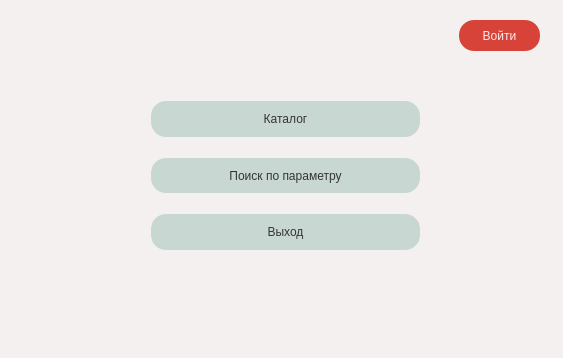
<?xml version="1.0" encoding="UTF-8"?>
<ui version="4.0">
 <class>MainWindowClass</class>
 <widget class="QMainWindow" name="MainWindowClass">
  <property name="geometry">
   <rect>
    <x>0</x>
    <y>0</y>
    <width>563</width>
    <height>358</height>
   </rect>
  </property>
  <property name="windowTitle">
   <string>Каталог</string>
  </property>
  <property name="styleSheet">
   <string notr="true">background-color: rgb(244, 240, 239);
font: 600 9pt &quot;Montserrat&quot;;</string>
  </property>
  <widget class="QWidget" name="centralWidget">
   <widget class="QWidget" name="pushButtons" native="true">
    <property name="geometry">
     <rect>
      <x>140</x>
      <y>90</y>
      <width>291</width>
      <height>171</height>
     </rect>
    </property>
    <property name="sizePolicy">
     <sizepolicy hsizetype="Fixed" vsizetype="Fixed">
      <horstretch>0</horstretch>
      <verstretch>0</verstretch>
     </sizepolicy>
    </property>
    <property name="styleSheet">
     <string notr="true"/>
    </property>
    <layout class="QVBoxLayout" name="verticalLayout">
     <item>
      <widget class="QPushButton" name="catalogPushButton">
       <property name="sizePolicy">
        <sizepolicy hsizetype="Minimum" vsizetype="Preferred">
         <horstretch>0</horstretch>
         <verstretch>0</verstretch>
        </sizepolicy>
       </property>
       <property name="styleSheet">
        <string notr="true">QPushButton:hover
{
	background-color: #9AB6AC;
}
QPushButton{
	color: rgb(55, 51, 53);
	font: 600 11pt &quot;Montserrat&quot;;
	border-radius: 15px;
	border-style: solid;
	border-width: 0px;
	background-color: rgb(200, 215, 210);
	padding: 5px;
}
</string>
       </property>
       <property name="text">
        <string>Каталог</string>
       </property>
      </widget>
     </item>
     <item>
      <spacer name="verticalSpacer">
       <property name="orientation">
        <enum>Qt::Orientation::Vertical</enum>
       </property>
       <property name="sizeType">
        <enum>QSizePolicy::Policy::Fixed</enum>
       </property>
       <property name="sizeHint" stdset="0">
        <size>
         <width>5</width>
         <height>15</height>
        </size>
       </property>
      </spacer>
     </item>
     <item>
      <widget class="QPushButton" name="searchPushButton">
       <property name="sizePolicy">
        <sizepolicy hsizetype="Minimum" vsizetype="Preferred">
         <horstretch>0</horstretch>
         <verstretch>0</verstretch>
        </sizepolicy>
       </property>
       <property name="styleSheet">
        <string notr="true">QPushButton:hover
{
	background-color: #9AB6AC;
}
QPushButton{
	color: rgb(55, 51, 53);
	font: 600 11pt &quot;Montserrat&quot;;
	border-radius: 15px;
	border-style: solid;
	border-width: 0px;
	background-color: rgb(200, 215, 210);
	padding: 5px;
}</string>
       </property>
       <property name="text">
        <string>Поиск по параметру</string>
       </property>
      </widget>
     </item>
     <item>
      <spacer name="verticalSpacer_2">
       <property name="orientation">
        <enum>Qt::Orientation::Vertical</enum>
       </property>
       <property name="sizeType">
        <enum>QSizePolicy::Policy::Fixed</enum>
       </property>
       <property name="sizeHint" stdset="0">
        <size>
         <width>20</width>
         <height>15</height>
        </size>
       </property>
      </spacer>
     </item>
     <item>
      <widget class="QPushButton" name="exitPushButton">
       <property name="sizePolicy">
        <sizepolicy hsizetype="Minimum" vsizetype="Preferred">
         <horstretch>0</horstretch>
         <verstretch>0</verstretch>
        </sizepolicy>
       </property>
       <property name="styleSheet">
        <string notr="true">QPushButton:hover
{
	background-color: #9AB6AC;
}
QPushButton{
	color: rgb(55, 51, 53);
	font: 600 11pt &quot;Montserrat&quot;;
	border-radius: 15px;
	border-style: solid;
	border-width: 0px;
	background-color: rgb(200, 215, 210);
	padding: 5px;
}
</string>
       </property>
       <property name="text">
        <string>Выход</string>
       </property>
      </widget>
     </item>
    </layout>
   </widget>
   <widget class="QPushButton" name="loginPushButton">
    <property name="geometry">
     <rect>
      <x>459</x>
      <y>20</y>
      <width>81</width>
      <height>31</height>
     </rect>
    </property>
    <property name="styleSheet">
     <string notr="true">QPushButton:hover
{
	background-color: #CC3329;
}
QPushButton{
	color: rgb(244, 240, 239);
	font: 500 10pt &quot;Montserrat&quot;;
	border-radius: 15px;
	border-style: solid;
	border-width: 0px;
	background-color: rgb(215, 67, 57);
	padding: 5px;
}
</string>
    </property>
    <property name="text">
     <string>Войти</string>
    </property>
   </widget>
  </widget>
 </widget>
 <layoutdefault spacing="6" margin="11"/>
 <resources>
  <include location="MainWindow.qrc"/>
 </resources>
 <connections/>
</ui>
